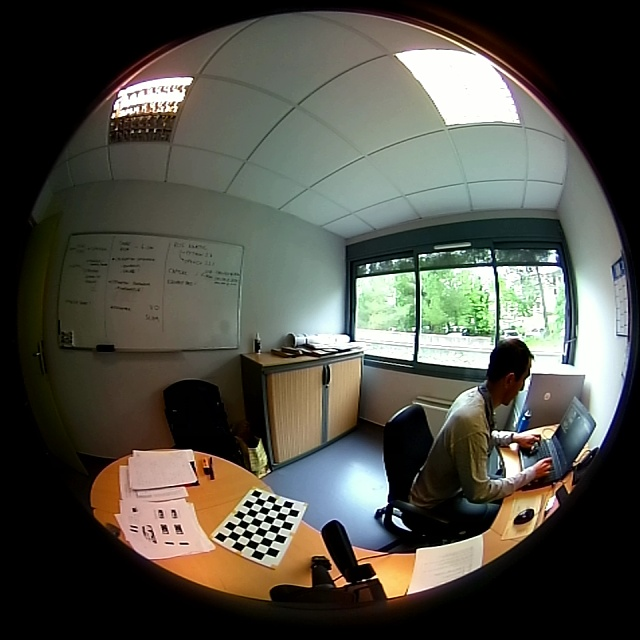
#> input picture notebooks/front.jpg, 640 x 640 px
$ jupyter execute --allow-errors Equirectangular_Projection.ipynb   (shell and % lines are left out)   (older library calls are emulated)
#> lines starting #> are read from the running program, lines starting #| are printed output that depends on the picture; after the words box and inside, x2 and y2 are one past the last pixel; in counts of white or black regions, pixels touching at a corner belong together
Based on [https://docs.opencv.org/3.3.1/dd/d12/tutorial_omnidir_calib_main.html](https://docs.opencv.org/3.3.1/dd/d12/tutorial_omnidir_calib_main.html)

API documentation: [cv2.omnidir.undistortImage()](https://docs.opencv.org/3.4.2/d3/ddc/group__ccalib.html#gafe4f53d9b64bfe15b86e75a4699cbba4)

Source code: [omnidir.cpp](https://github.com/opencv/opencv_contrib/blob/master/modules/ccalib/src/omnidir.cpp)

[cell 1]
import cv2
import matplotlib
import matplotlib.pyplot as plt
import numpy as np
import yaml

[cell 2]
matplotlib.rcParams['figure.figsize'] = [15, 15]

[cell 3]
def plot(img):
    new_img = cv2.cvtColor(img, cv2.COLOR_BGR2RGB)
    plt.imshow(new_img);

[cell 4]
def read_ucm_params_camodocal(filename):
    with open(filename, 'r') as stream:
        skip_lines = 2
        for i in range(skip_lines):
            _ = stream.readline()
        try:
            data = yaml.safe_load(stream)
        except yaml.YAMLError as exc:
            print(exc)
    dp = data['distortion_parameters']
    D = np.array([dp['k1'], dp['k2'], dp['p1'], dp['p2']])
    pp = data['projection_parameters']
    K = np.eye(3)
    K[0][0] = pp['gamma1']
    K[1][1] = pp['gamma2']
    K[0][2] = pp['u0']
    K[1][2] = pp['v0']
    xi = np.array([data['mirror_parameters']['xi']])
    return xi, K, D

[cell 5]
def read_ucm_params_kalibr(filename):
    with open(filename, 'r') as stream:
        try:
            data = yaml.safe_load(stream)
        except yaml.YAMLError as exc:
            print(exc)
    dp = data['cam0']['distortion_coeffs']
    D = np.array(dp)
    pp = data['cam0']['intrinsics']
    K = np.eye(3)
    K[0][0] = pp[1]
    K[1][1] = pp[2]
    K[0][2] = pp[3]
    K[1][2] = pp[4]
    xi = np.array(pp[:1])
    return xi, K, D

[cell 6]
def initRectifyMap(K, D, xi):
    flags = cv2.omnidir.RECTIFY_LONGLATI
    new_size = (640, 640)
    Knew = np.eye(3)
    nh = new_size[0]
    nw = new_size[1]
    Knew[0][0] = nw / 3.141592
    Knew[1][1] = nh / 3.141592
    theta = np.radians(90)
    c, s = np.cos(theta), np.sin(theta)
    R = np.array(((c,-s, 0), (s, c, 0), (0, 0, 1)))
    map1, map2 = cv2.omnidir.initUndistortRectifyMap(K, D, xi, R, Knew, new_size, cv2.CV_16SC2, flags)
    return map1, map2

[cell 7]
def equirectangular_projection(img, map1, map2):
    undistorted_img = cv2.remap(img, map1, map2, cv2.INTER_LINEAR, cv2.BORDER_CONSTANT)
    return undistorted_img

[cell 8]
def rotate_cw_90(img):
    img_t = cv2.transpose(img)
    img_f = cv2.flip(img_t, flipCode=0)
    return img_f

[cell 9]
def rotate_ccw_90(img):
    img_t = cv2.transpose(img)
    img_f = cv2.flip(img_t, flipCode=1)
    return img_f

[cell 10]
image_file = 'front.jpg'
front_img = cv2.imread(image_file)
#> front_img is the input picture: shape (640, 640, 3); mean B, G, R 70.9, 79.7, 80.4
plt.subplot(121); plot(front_img);
image_file = 'back.jpg'
back_img = cv2.imread(image_file)
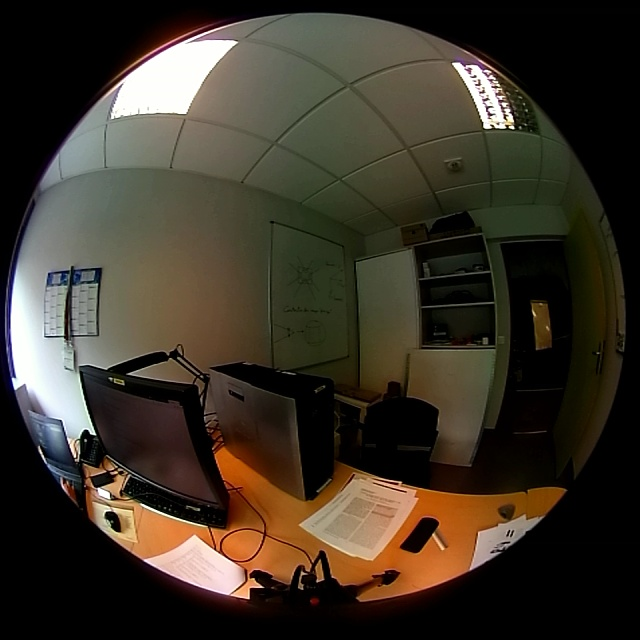
#> input picture notebooks/back.jpg, 640 x 640 px
#> back_img is the input picture: shape (640, 640, 3); mean B, G, R 40.9, 52.7, 60.4
plt.subplot(122); plot(back_img);

#### Use calibration parameters from CamOdoCal

[cell 11]
params_file = '../config/front_camera_calib.yaml'
xi_f, K_f, D_f = read_ucm_params_camodocal(params_file)

[cell 12]
params_file = '../config/back_camera_calib.yaml'
xi_b, K_b, D_b = read_ucm_params_camodocal(params_file)

#### Use calibration parameters from Kalibr

[cell 13]
params_file = '../config/camchain-front_camera.yaml'
#> (the rest of this cell did not finish here and is left out)


[cell 14]
params_file = '../config/camchain-back_camera.yaml'
#> (the rest of this cell did not finish here and is left out)


### Compute rectification map and project into equirectangular image

[cell 15]
map1_f, map2_f = initRectifyMap(K_f, D_f, xi_f)
map1_b, map2_b = initRectifyMap(K_b, D_b, xi_b)

[cell 16]
front_eqimg = equirectangular_projection(front_img, map1_f, map2_f)
back_eqimg = equirectangular_projection(back_img, map1_b, map2_b)
both_eqimg = np.concatenate((rotate_cw_90(front_eqimg), rotate_cw_90(back_eqimg)), axis=1)
#> in rotate_cw_90 (call 2), `img_f = cv2.flip(img_t, flipCode=0)`:
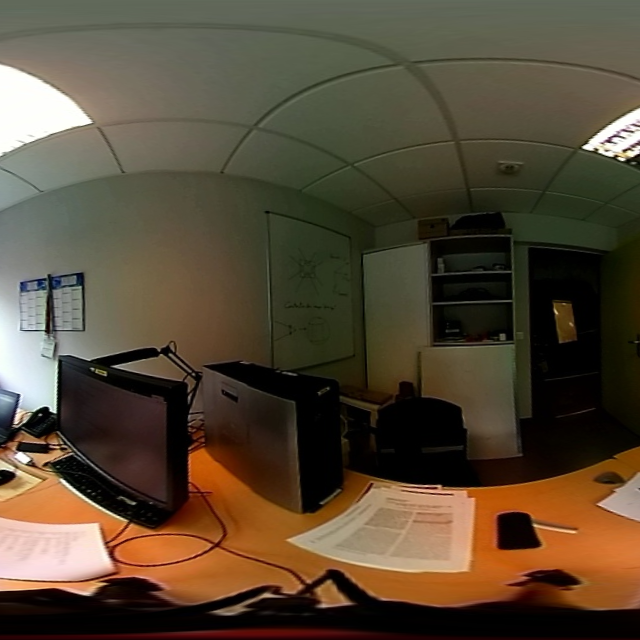
#> img_f: shape (640, 640, 3); mean B, G, R 53.6, 72.6, 86.1
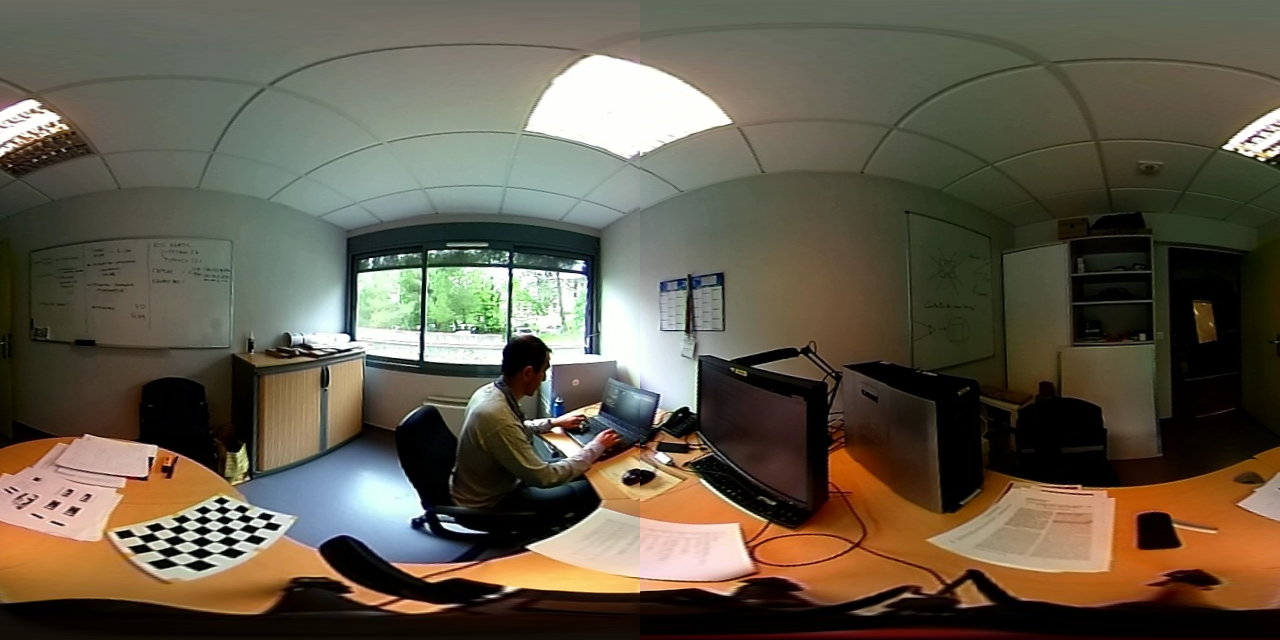
#> both_eqimg: shape (640, 1280, 3); mean B, G, R 74.5, 90.7, 98.6
panorama = np.roll(both_eqimg, 320, axis=1)

[cell 17]
front_eqimg = equirectangular_projection(front_img, map1_f, map2_f)
back_eqimg = equirectangular_projection(back_img, map1_b, map2_b)
front_eqimg = rotate_cw_90(front_eqimg)
back_eqimg = rotate_cw_90(back_eqimg)
crop = 2
if crop>0:
    both_eqimg = np.concatenate((front_eqimg[:,crop:-crop,:], back_eqimg[:,crop:-crop,:]), axis=1)
#> both_eqimg: shape (640, 1272, 3)
else:
    both_eqimg = np.concatenate((front_eqimg, back_eqimg), axis=1)
panorama = np.roll(both_eqimg, 320, axis=1)
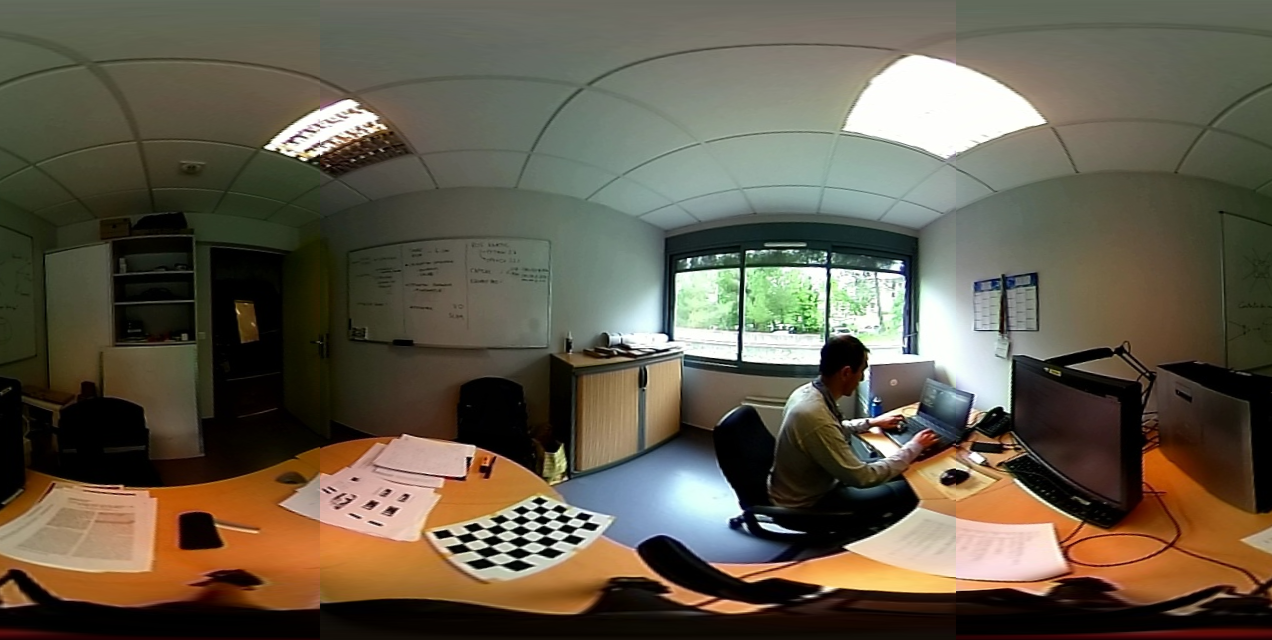
#> panorama: shape (640, 1272, 3); mean B, G, R 74.3, 90.6, 98.5

[cell 18]
plot(panorama);

[cell 19]
cv2.imwrite('panorama.png',panorama)
#> Out = True

### Compute map for spherical projection

[cell 20]
def toSphereRad(theta, phi):
    out = np.zeros(3, dtype=float)
    out[0] = np.sin(theta) * np.cos(phi)
    out[1] = np.sin(phi)
    out[2] = np.cos(theta) * np.cos(phi)
    return out

[cell 21]
def create_spherical_proj(K, xi, D, plus_theta, zi, rho_limit):
#> called with K = array of shape (3, 3), xi = array of shape (4,), D = array of shape (1,), plus_theta = 0, zi = 0, rho_limit = 1.59
    rvec = np.zeros(3)
    tvec = np.zeros(3)
    mapx = np.zeros((640, 1280), dtype=np.float32)
    mapy = np.zeros((640, 1280), dtype=np.float32)
    height, width = mapx.shape
    step_theta = 2*np.pi / width
    step_phi = np.pi / height
    for i in range(height):
        for j in range(width):
            theta = j * step_theta - np.pi + plus_theta
            phi = i * step_phi - np.pi/2
            d = toSphereRad(theta, phi)
            rho = np.arccos(d[2])
            d[2] += zi
            if rho < rho_limit:
                imagePoints, _ = cv2.omnidir.projectPoints(np.array([[d]]), rvec, tvec, K_f, xi_f, D_f)
                m = imagePoints[0][0]
                mapx[i][j] = m[0]
                mapy[i][j] = m[1]
            else:
                mapx[i][j] = -1
                mapy[i][j] = -1
    return mapx, mapy

[cell 22]
def simpleBlend(front, back):
    front_gray = cv2.cvtColor(front, cv2.COLOR_BGR2GRAY)
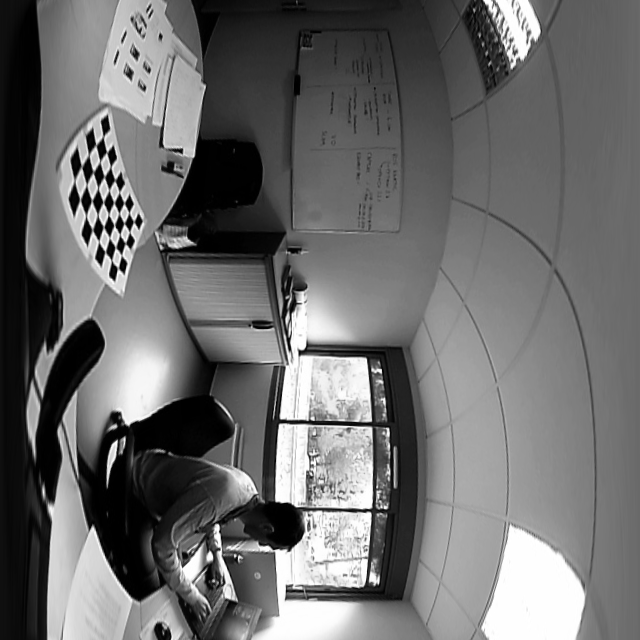
#> front_gray: shape (640, 640); min 0, max 255, mean 108
    back_gray  = cv2.cvtColor(back,  cv2.COLOR_BGR2GRAY)
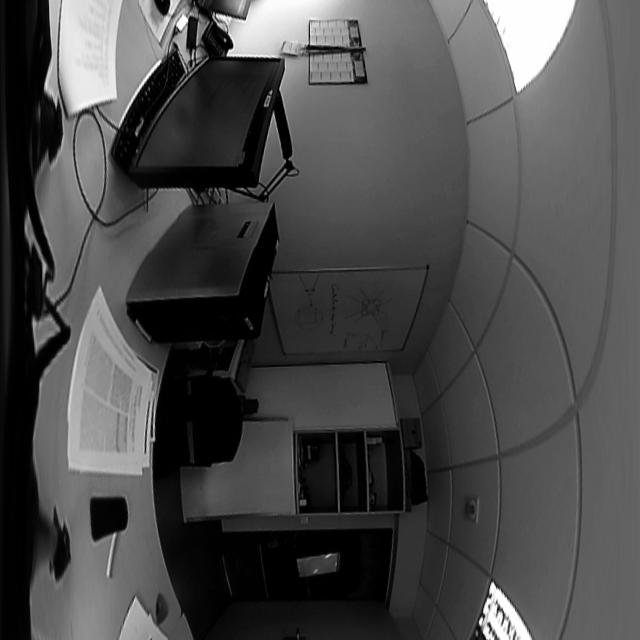
#> back_gray: shape (640, 640); min 0, max 255, mean 74.4
    f_mask = front_gray>0
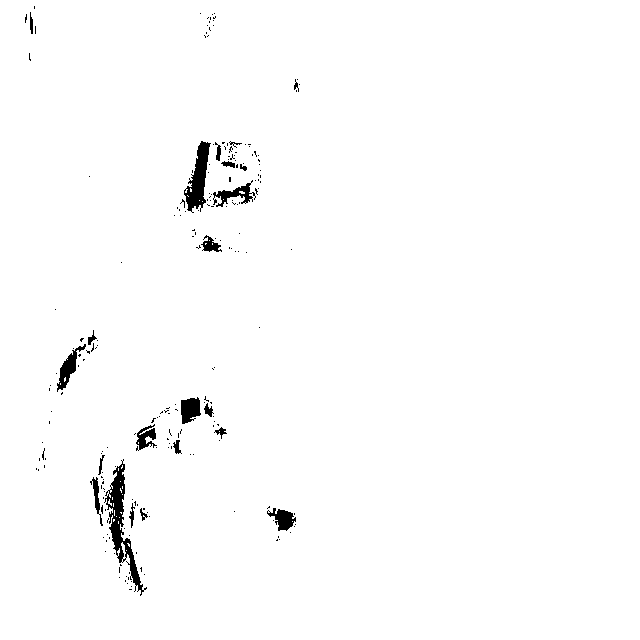
#> f_mask: shape (640, 640) bool; 98.6% white; 218 black regions (196 under 20 px), largest, box (x1, y1, x2, y2) and area: (104, 459, 147, 596) 1368, (184, 141, 211, 213) 923, (57, 344, 86, 392) 430
    b_mask = back_gray>0
#> b_mask: shape (640, 640) bool; 95% white; 330 black regions (307 under 20 px), largest, box (x1, y1, x2, y2) and area: (156, 372, 242, 477) 5395, (134, 225, 276, 341) 4569, (261, 531, 362, 601) 4014
    intersect = np.array(f_mask * b_mask, dtype=np.uint8)
#> intersect: shape (640, 640); values 0 (black) and 1 (white), 93.8% white; 497 black regions (459 under 20 px), largest, box (x1, y1, x2, y2) and area: (156, 372, 242, 477) 5442, (134, 225, 276, 341) 4569, (261, 531, 362, 601) 4022
    s = front + back
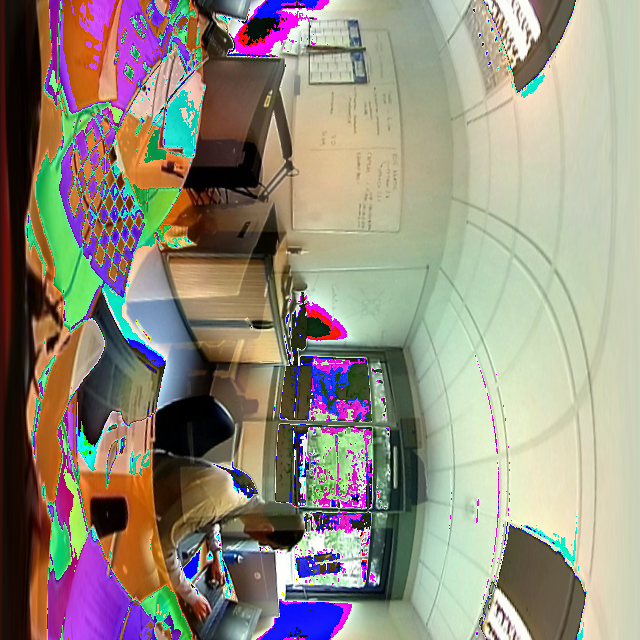
#> s: shape (640, 640, 3); mean B, G, R 127, 140.5, 147.3
    hs = front/2 + back/2
    r2 = cv2.bitwise_and(hs, hs, mask = intersect)
    r1 = cv2.bitwise_and(s, s, mask = 1-intersect)
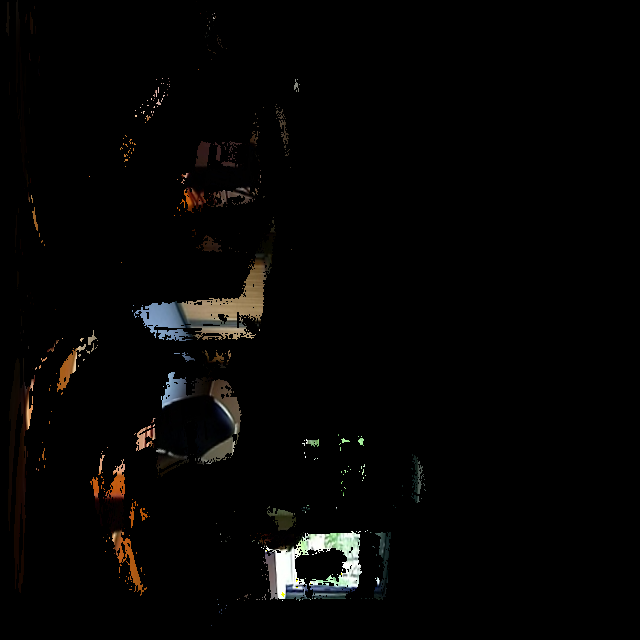
#> r1: shape (640, 640, 3); mean B, G, R 4.1, 4.8, 5.4
    result = r1 + r2
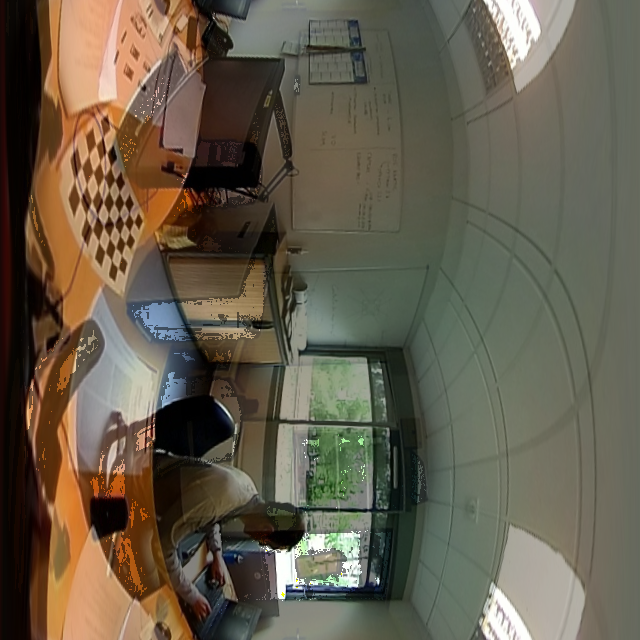
#> result: shape (640, 640, 3) float64; mean B, G, R 76.5, 93.1, 101.3
    return result

#> (a cell that did not finish here is left out)

#> (a cell that did not finish here is left out)

[cell 25]
front_eqimg = cv2.remap(front_img, map1_f, map2_f, cv2.INTER_LINEAR, cv2.BORDER_CONSTANT)
back_eqimg  = cv2.remap(back_img,  map1_b, map2_b, cv2.INTER_LINEAR, cv2.BORDER_CONSTANT)
panorama_blend = simpleBlend(front_eqimg, back_eqimg)

#> (a cell that did not finish here is left out)

[cell 27]
cv2.imwrite('panorama_blend.png',panorama_blend)
#> Out = True
